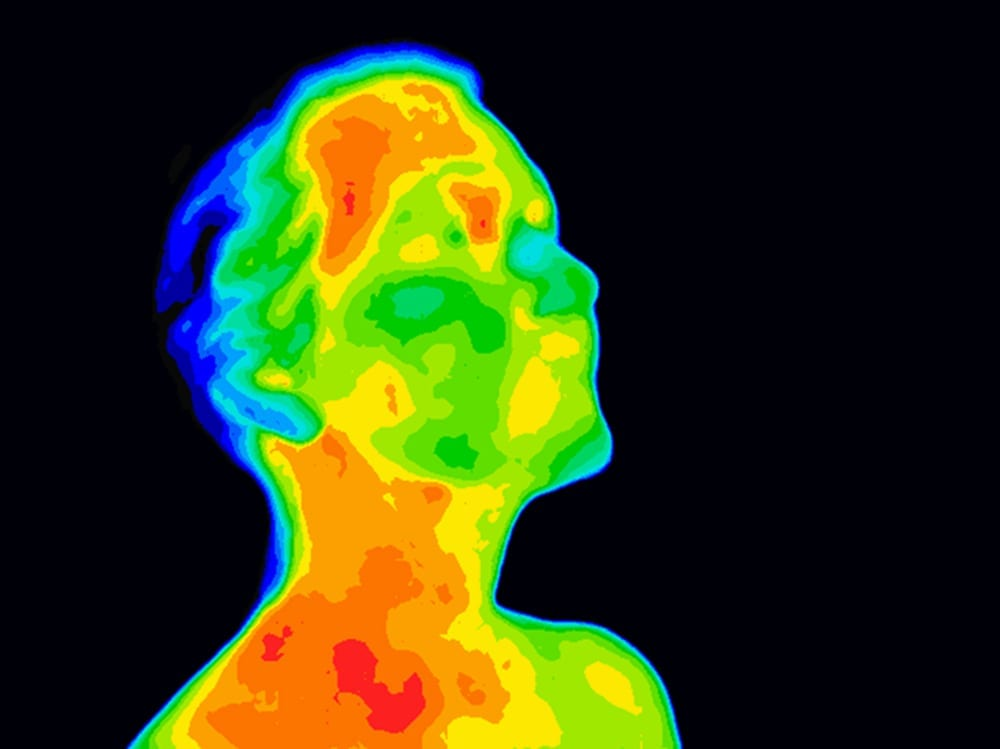
#> input picture Python/Major project/thermal_3.jpg, 1000 x 749 px
$ python thermal.py
#> lines starting #> are read from the running program, lines starting #| are printed output that depends on the picture; after the words box and inside, x2 and y2 are one past the last pixel; in counts of white or black regions, pixels touching at a corner belong together
import numpy as np
import cv2
import matplotlib.pyplot as plt

img=cv2.imread('thermal_3.jpg')
#> img is the input picture: shape (749, 1000, 3); mean B, G, R 19.3, 59.6, 50.4
IMG=cv2.imread('thermal_3.jpg')

# gray=np.zeros((img.shape[0],img.shape[1],1),dtype=np.uint16)

# img=cv2.cvtColor(img, cv2.COLOR_BGR2RGB)
IMG=cv2.cvtColor(IMG, cv2.COLOR_BGR2RGB)


# [9 lines of commented-out code are left out]
lower = np.array([0,0,240])
higher=np.array([35,35,255])
mask=cv2.inRange(img,lower,higher)
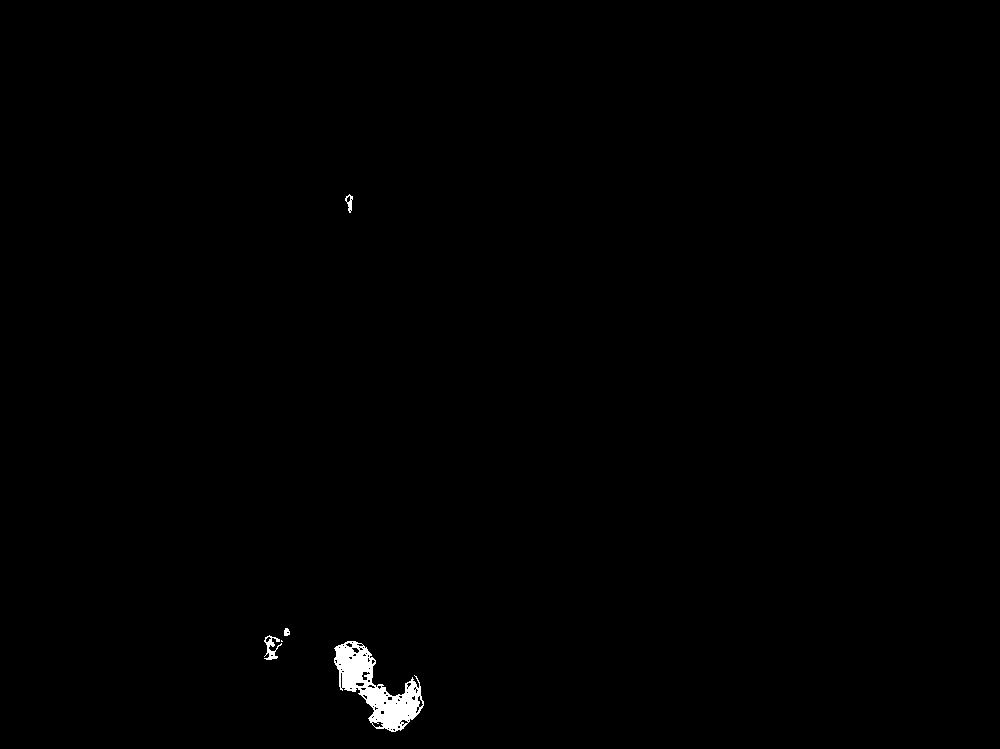
#> mask: shape (749, 1000); 0.48% white; 5 white regions (1 under 20 px)


cont,_=cv2.findContours(mask,cv2.RETR_EXTERNAL,cv2.CHAIN_APPROX_NONE)
#> cont = 5 contours, 1 with area under 20; largest, box (x1, y1, x2, y2) and area: (334, 641, 424, 732) 3516, (264, 635, 282, 660) 142, (345, 194, 353, 213) 68, (284, 628, 290, 636) 29
cont_img=cv2.drawContours(img,cont,-1,100,3)

# c=max(cont,key=cv2.contourArea)
for cnt in cont:

    x,y,w,h=cv2.boundingRect(cnt)
    if w>7:
        print(w,h)
        cv2.rectangle(img,(x,y),(x+w,y+h),(255,255,255),3)
#> this loop made 5 passes
#> (x, y, w, h) on passes 1, 3, 4, 5: (334, 641, 90, 91), (264, 635, 18, 25), (284, 628, 6, 8), (345, 194, 8, 19)
#> (cnt, x, y, w, h) on pass 2: ([[281, 640], [281, 641], [282, 641]], 281, 640, 2, 2)
#| 90 91
#| 18 25
#| 8 19
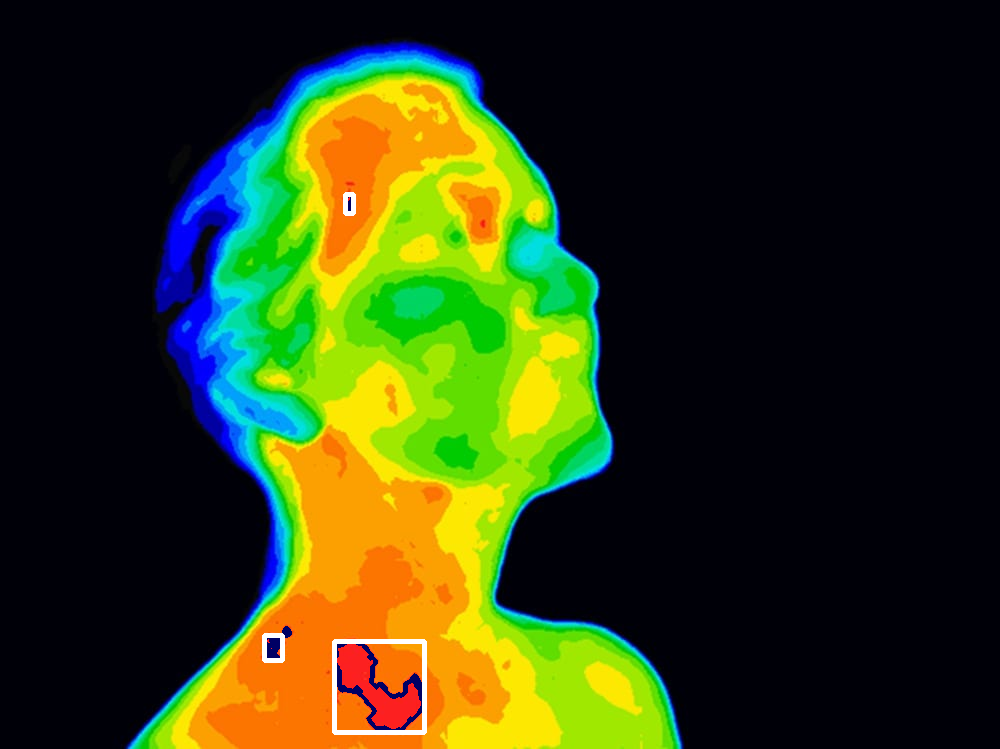
#> img: shape (749, 1000, 3); mean B, G, R 20.2, 60.1, 49.8

plt.imshow(mask,'gray')
plt.show()
# [10 lines of commented-out code are left out]

img=cv2.cvtColor(img, cv2.COLOR_BGR2RGB)

plt.imshow(img)
plt.show()

cv2.waitKey(0)

$ run again, with Python/Major project/thermal_1.jpg copied over Python/Major project/thermal_3.jpg
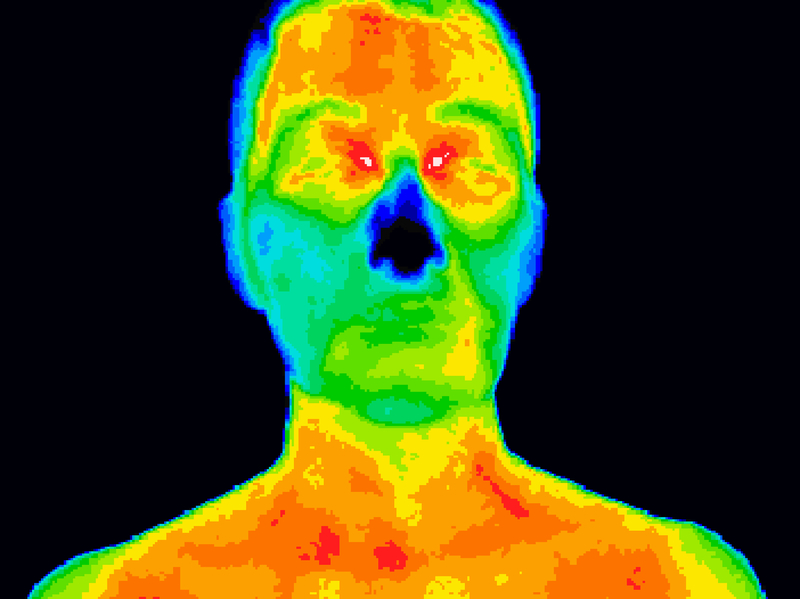
#> input picture Python/Major project/thermal_1.jpg, 800 x 599 px
#> img is the input picture: shape (599, 800, 3); mean B, G, R 21, 73.8, 67.1
#> `mask=cv2.inRange(img,lower,higher)`:
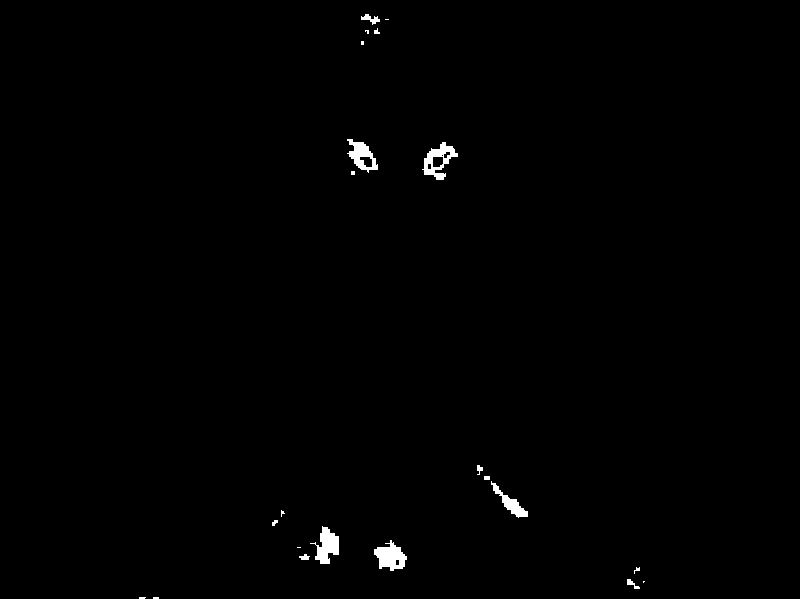
#> mask: shape (599, 800); 0.63% white; 22 white regions (10 under 20 px)
#> cont = 22 contours, 13 with area under 20; largest, box (x1, y1, x2, y2) and area: (422, 142, 458, 180) 628, (374, 540, 407, 571) 556, (347, 139, 378, 173) 512, (310, 526, 339, 564) 504, (491, 481, 528, 518) 318
#> the loop `for cnt in cont: ` made 22 passes
#> (x, y, w, h) on passes 1, 2, 4, 5, 6, 7, 8, 9: (153, 597, 6, 2), (139, 597, 7, 2), (627, 579, 13, 10), (634, 567, 6, 7), (299, 554, 11, 6), (297, 547, 4, 1), (374, 540, 33, 31), (310, 526, 29, 38)
#> (printed output is left out)
#> after the loop `for cnt in cont:`:
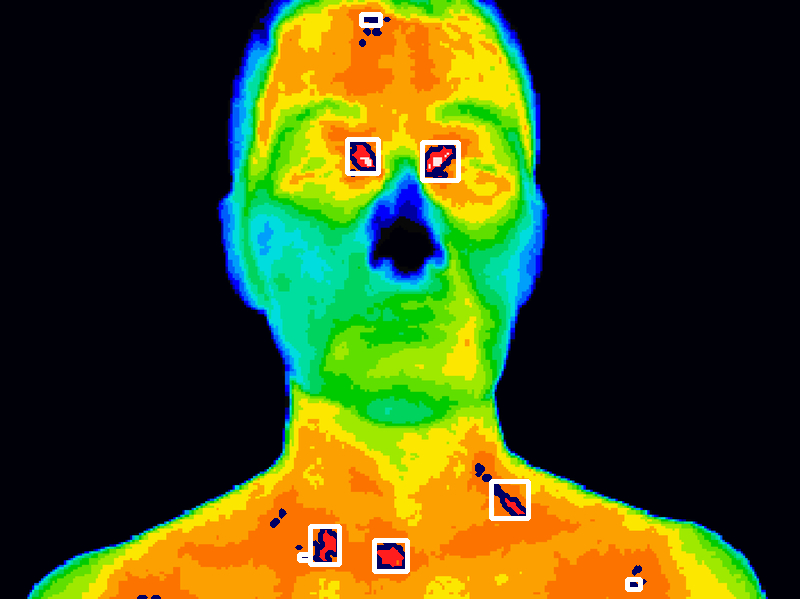
#> img: shape (599, 800, 3); mean B, G, R 23.5, 74.7, 65.7
